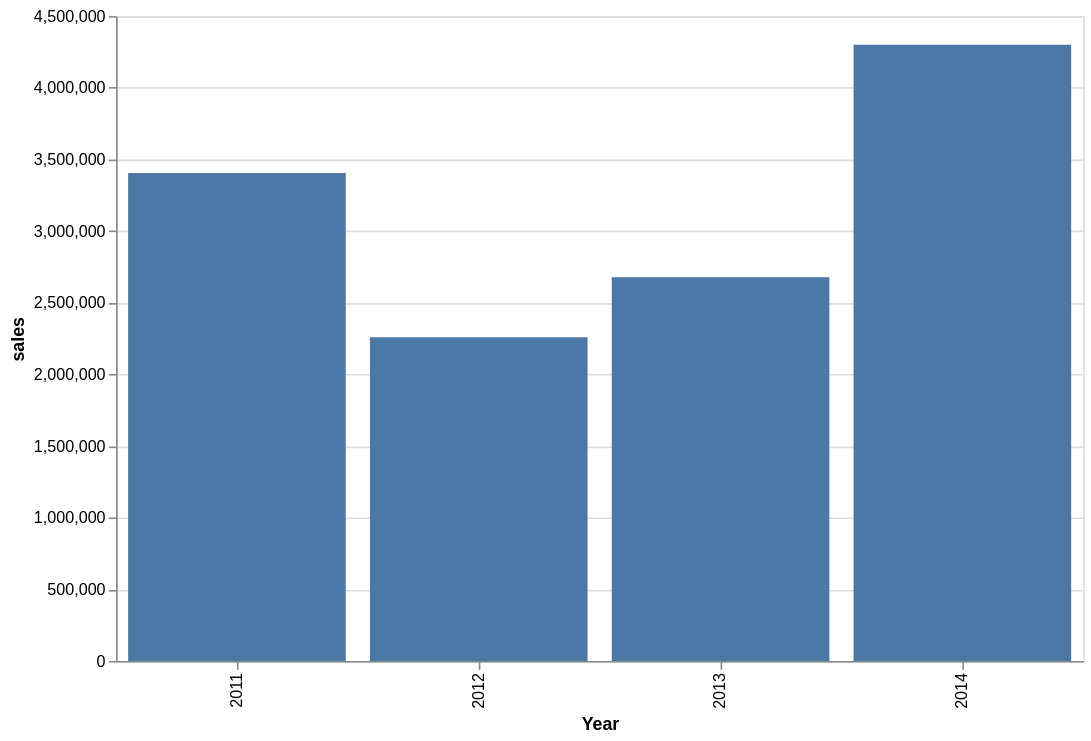

The cell this chart's notebook holds for it:
### Code cell
import altair as alt

yearly_sales = superstore.groupby(superstore["Order Date"].dt.year)["Sales"].sum()
sales = pd.DataFrame({"year":superstore["Order Date"].dt.year.unique(), "sales":yearly_sales})

bar = alt.Chart(sales).mark_bar().encode(
    alt.Y('sales'),
    alt.X('year:N', title='Year'),
    #tooltip=[alt.Tooltip('Year:N', title='Anno'), alt.Tooltip('Value', format=',', title='Immatricolazioni')]     
).properties(
    width=600,  # Set the width to 600 pixels
    height=400  # Set the height to 400 pixels
)
bar

### Figure 1 — Vega-Lite specification as saved in the notebook (floating-point values rounded to 4 significant figures)
{"config": {"view": {"continuousWidth": 300, "continuousHeight": 300}}, "data": {"name": "data-3ef09d2f7f87bbb6c1d3967c5dcc970e"}, "mark": {"type": "bar"}, "encoding": {"x": {"field": "year", "title": "Year", "type": "nominal"}, "y": {"field": "sales", "type": "quantitative"}}, "height": 400, "width": 600, "$schema": "https://vega.github.io/schema/vega-lite/v6.1.0.json", "datasets": {"data-3ef09d2f7f87bbb6c1d3967c5dcc970e": [{"year": 2012, "sales": 2259000.0}, {"year": 2013, "sales": 2677000.0}, {"year": 2011, "sales": 3406000.0}, {"year": 2014, "sales": 4300000.0}]}}
